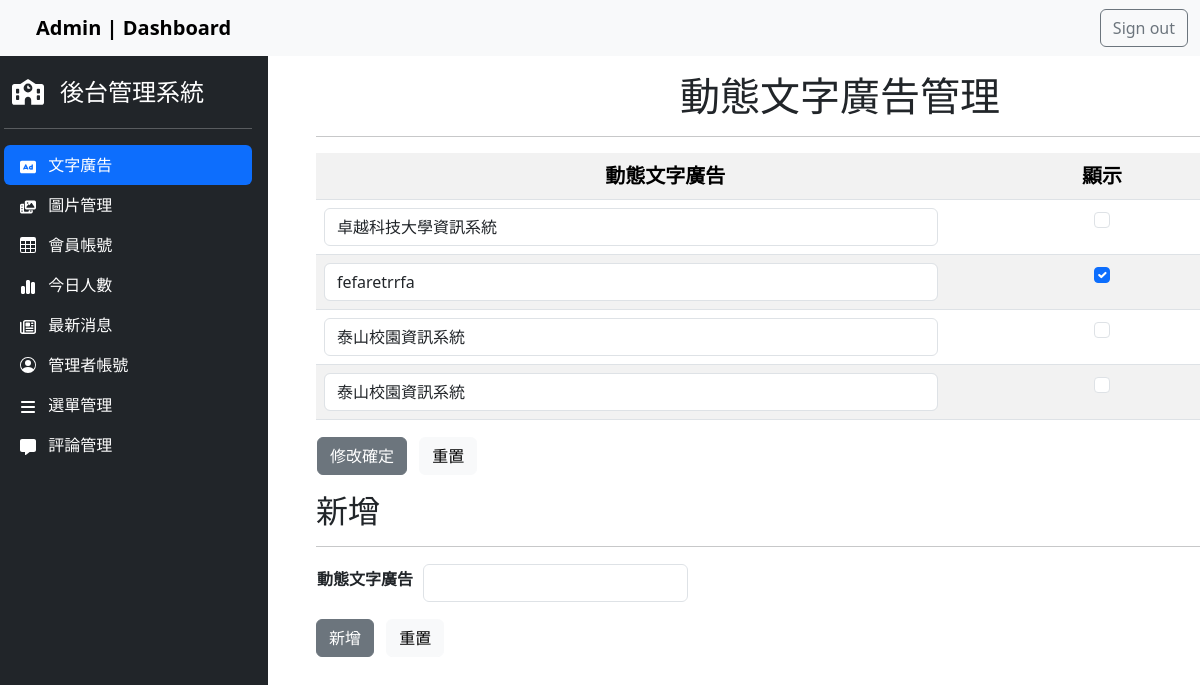
The page /back.php (signed in) on the database its author committed.
### tables this page shows
CREATE TABLE `titles` (
  `id` int(10) UNSIGNED NOT NULL,
  `img` text NOT NULL,
  `text` text NOT NULL,
  `sh` tinyint(1) UNSIGNED NOT NULL
);

### api/db.php (called while the page is built, shortened)
<?php
class DB
{
    protected $dsn = "mysql:host=localhost;charset=utf8;dbname=db_project";
    protected $pdo;
    protected $table;
    public function __construct($table)
    {
        $this->table = $table;
        $this->pdo = new PDO($this->dsn, 'root', '');
    }
    function all($where = '', $other = '')
    {
        $sql = "select * from `$this->table` ";
        $sql = $this->sql_all($sql, $where, $other);
        return $this->pdo->query($sql)->fetchAll(PDO::FETCH_ASSOC);
    }
    private function sql_all($sql, $array, $other)
    {
        if (isset($this->table) && !empty($this->table)) {
            if (is_array($array)) {
                if (!empty($array)) {
                    $tmp = $this->a2s($array);
                    $sql .= " where " . join(" && ", $tmp);
                }
            } else {
                $sql .= " $array";
            }
            $sql .= $other;
            return $sql;
        }
    }
}
$Title = new DB('titles');
if (isset($_GET['do'])) {
    if (isset(${ucfirst($_GET['do'])})) {
        $DB = ${ucfirst($_GET['do'])};
    }
} else {
    $DB = $Title;
}

### back/ad.php (the view, shortened to what this page needs)
<link rel="stylesheet" href="../css/back_style.css">
<div class="container-fluid">
    <h1 class="text-center mt-3 mb-3">動態文字廣告管理</h1>
    <hr>
    <form method="post" action="./api/edit.php">
        <table class="table table-striped">
            <tbody class="text-center">
                <tr class="fs-5">
                    <th class="col-8">動態文字廣告</th>
                    <th class="col-2">顯示</th>
                    <th class="col-2">刪除</th>
                </tr>
                <?php
                $rows = $DB->all();
                foreach ($rows as $row) {
                ?>
                    <tr>
                        <td>
                            <input class="form-control" type="text" name="text[]" style="width:90%" value="<?= $row['text']; ?>">
                        </td>
                        <td>
                            <input class="form-check-input" type="checkbox" name="sh[]" value="<?= $row['id']; ?>" <?= ($row['sh'] == 1) ? 'checked' : ''; ?>>
                        </td>
                        <td>
                        </td>
                    </tr>
                <?php
                }
                ?>
            </tbody>
        </table>
        <table>
            <tbody class="text-center">
                <tr class="mt-3">
                    <td>
                        <input class="btn btn-secondary me-2" type="submit" value="修改確定">
                        <input class="btn btn-light" type="reset" value="重置">
                    </td>
                </tr>
            </tbody>
        </table>
    </form>
    <h2 class="mt-3">新增</h2>
    <hr>
    <form id="myForm" style="display:block" action="./api/add.php" method="post">
        <table class="">
            <tr>
                <th><label for="adInput" class="form-label">
                    動態文字廣告</label></th>
                <th><input class="form-control ms-2" id="adInput" type="text" name="text"></td>
            </tr>
        </table>
        <div class="mt-3">
            <input class="btn btn-secondary me-2" type="submit" value="新增">
            <input class="btn btn-light" type="reset" value="重置">
        </div>
    </form>
</div>

### css/sidebars.css (style rules this page uses)
body { min-height: 100vh; min-height: -webkit-fill-available; }
html { height: -webkit-fill-available; }

### rows shown on the page
titles: text "卓越科技大學資訊系統"
titles: text "fefaretrrfa", sh "☑"
titles: text "泰山校園資訊系統"
titles: text "泰山校園資訊系統"
